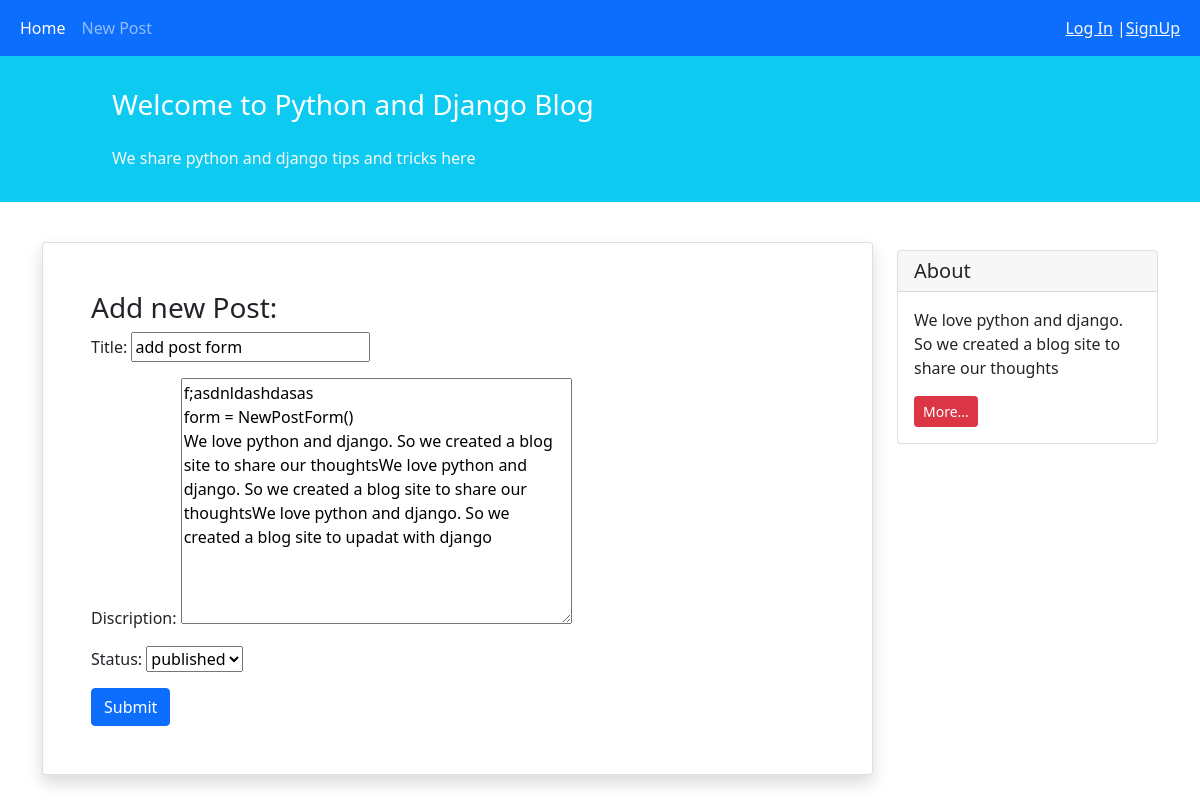
The app's page /9/update/ with its own data.
### blog/models.py (models this page shows, shortened)
class Post(models.Model) :
    STATUS_CHOISES = (
        ('pub' , 'published') ,
        ('drf', 'Draft'),
    )
    title = models.CharField(max_length=50)
    discription = models.TextField()
    create_date = models.DateTimeField(auto_now_add=True)
    update_date = models.DateTimeField(auto_now=True)
    status = models.CharField(choices=STATUS_CHOISES , max_length=3)

### blog/views.py (the view)
# urls.py: path('<int:pk>/update/' , views.PostUpdateView.as_view() , name = 'post_update'),
class PostUpdateView(generic.UpdateView) :
    model = Post
    form_class = NewPostForm
    template_name = 'blog/post_craete.html'

### blog/forms.py
class NewPostForm(forms.ModelForm) :
    class Meta:
        model = Post
        fields = ['title' , 'discription' ,'status']

### blog/templates/blog/post_craete.html (shortened to what this page needs)
{% extends '_base.html' %}
{% block body %}
	<div class="col-9">
            <div class="card shadow my-3 p-5">
                <h3>Add new Post:</h3>
                <form method="POST">
                    {{ form.as_p }}
                    <button type="submit" class="btn btn-primary">Submit</button>
                </form>
            </div>
        </div>
{% endblock %}

### records on screen
Post: title "add post form", discription "f;asdnldashdasas form = NewPostForm() We love python and django. So we created a blog site to share our thoughtsWe love python and django. So we created a blog site to share our thoughtsWe love python and django. So we created a blog site to upadat with django", status "published"
